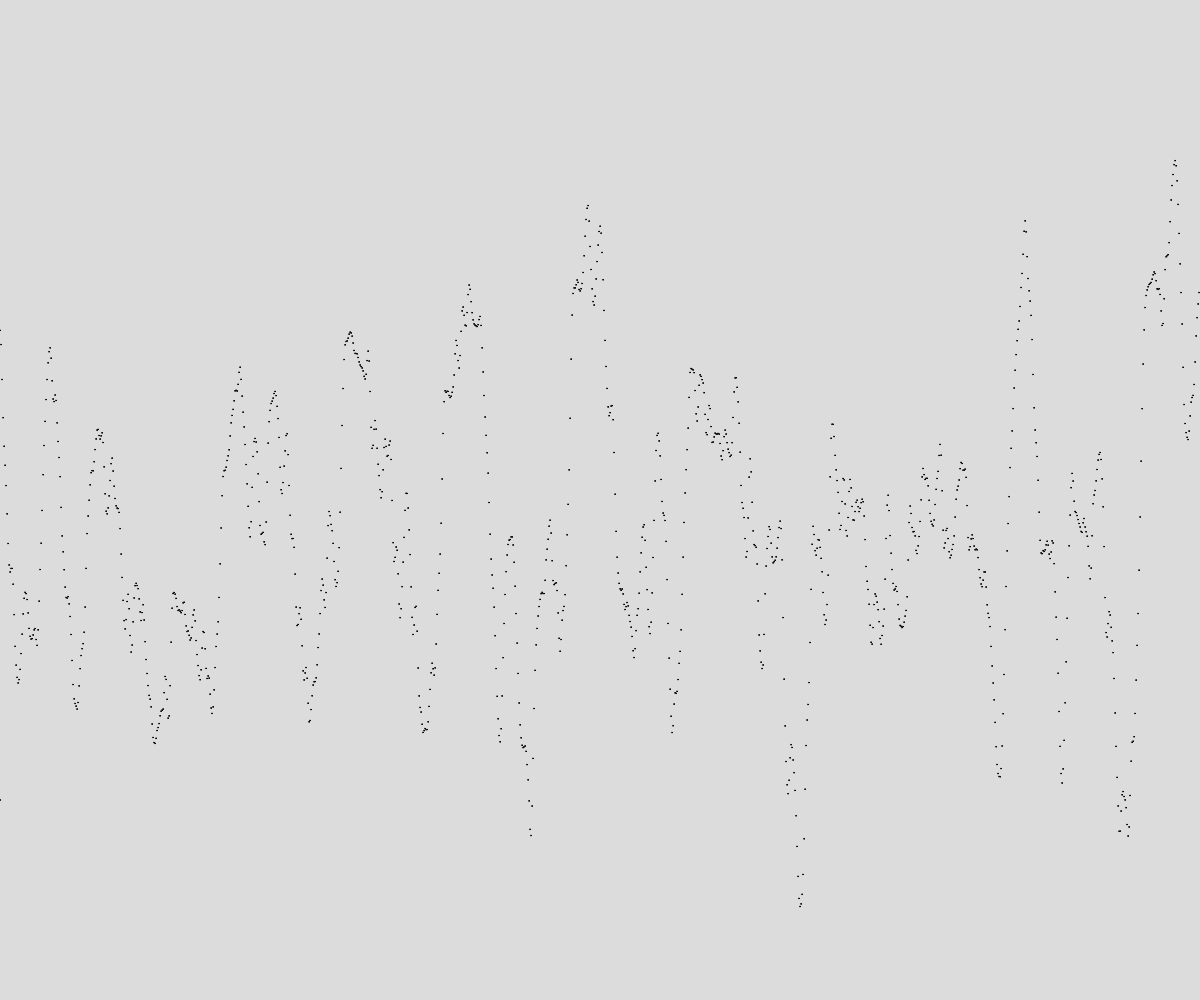
Frame 1 (no input)
Frame 60 (no input): identical to frame 1, image omitted
Frame 120 (the mouse pressed at the canvas centre since frame 60): identical to frame 1, image omitted

The p5.js sketch that drew this single still picture (run headless with seeded random() and noise() and a simulated clock; from frame 60 on, the mouse is pressed at the canvas centre):

// p5.js sketch
// ── sketch.js
//Yippee

let terrain = [];
let numberOfRects;
let rectWidth;

function setup() {
  createCanvas(windowWidth, windowHeight);
  numberOfRects = windowWidth;
  rectWidth = width/numberOfRects;
  spawnRectangle(0, 200);
  generateTerrain();
  noStroke;
}

function draw() {
  background(220);

  for (let someRect of terrain){
    circle(someRect.x, someRect.y, someRect.w, someRect.h)
  }
}

function generateTerrain() {
  let time = 0;
  let deltaTime = 0.04;

  for (let x = 0; x < width; x += rectWidth){
    let theHeight = noise(time) * height;
    spawnRectangle(x, theHeight);
    time += deltaTime;
  }

}

function spawnRectangle(leftSide, rectHeight){
  let thisRect = {x: leftSide,
    y: height-rectHeight,
    w: rectWidth,
    h: rectHeight};
  terrain.push(thisRect);
}
